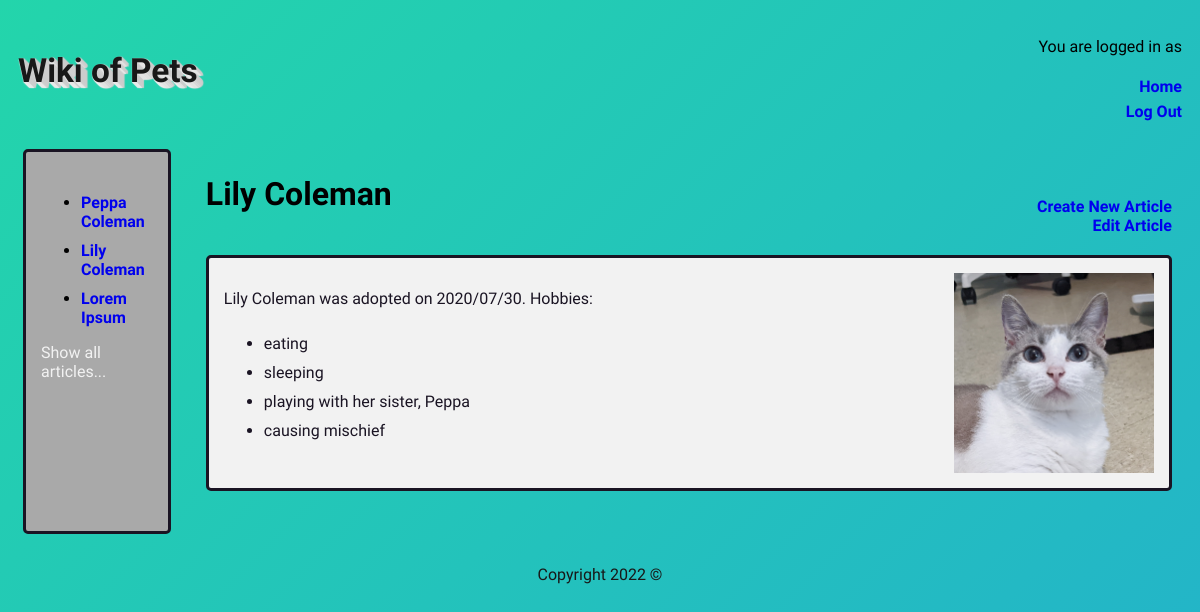
Page /wiki.php?shortTitle=LilyColeman (signed in) on the committed database.
### tables this page shows
CREATE TABLE `article` (
  `article_id` int(11) NOT NULL,
  `article_short_title` varchar(32) NOT NULL,
  `article_title` varchar(32) NOT NULL,
  `article_body` text NOT NULL,
  `article_photo` varchar(64) DEFAULT NULL,
  `article_birthdate` date DEFAULT NULL
);

### database.php (called while the page is built, shortened)
<?php
$HOST = "localhost";
$USERNAME = "INFX371";
$PASSWORD = "P*ssword";
$DB_NAME = "wiki";
$conn = new mysqli($HOST, $USERNAME, $PASSWORD, $DB_NAME);
$stmt = $conn->query("SELECT * FROM article");
$stmtTwo = $conn->query("SELECT * FROM `article`ORDER BY `article_id`DESC LIMIT 5;");
$topArticle = $stmtTwo->fetch_all();
?>

### wiki.php (the view, shortened to what this page needs)
<?php
include "database.php";
?>
<!DOCTYPE html lang="en">
<?php include "header.php" ?>
<div class="bigcontainer">
<div class="container">
<div class="sideBar">
  <ul>
  <?php
   foreach ($topArticle as $row){
    echo "<li><a href=wiki.php?shortTitle=$row[1] title='$row[2]'>$row[2]</li></a>";
  }
  ?>
  </ul>
  <a  href="showall.php">Show all articles...</a>
</div>
<div class="articleDivs">
  <?php
      $shortTitle = $_GET["shortTitle"];
      $articleQuery = "SELECT * FROM article WHERE article_short_title = '$shortTitle';";
      $stmt = $conn->query($articleQuery);
      $article = $stmt->fetch_row();
      ?>
      <div class="articletitle">
          <?php echo "<h1>" . $article[2] . "</h1>"; ?>
          <div class="addCreateLinks">
            <a href="update.php?shortTitle=<?=$article[1]?>">Edit Article</a>
            <a href="add.php">Create New Article</a>
          </div>
        </div>
        <div class="square">
          <?php
            echo (isset($article[4]))? "<div><img src=".$article[4] ."></div>" : "";
          ?>
          <?php echo "<p>" . $article[3] . "</p>"; ?>
        </div>
      </div>
  </div>
</div>
<?php include "footer.php";?>
</body>
</html>

### style.css (style rules this page uses)
body { background: linear-gradient(-45deg, #ee7752, #e73c7e, #23a6d5, #23d5ab); background-size: 400% 400%; animation: gradient 15s ease infinite; height: 100vh; font-family: 'Sarabun', sans-serif; display: flex; flex: 1; flex-direction: column; }
.addCreateLinks { display: flex; align-self: flex-end; flex-direction: column-reverse; align-items: end; }
.sideBar { background-color: darkgray; text-align: left; border-radius: 5px; border-style: solid; border-color: #1A1423; display: flex; flex-basis: 10%; margin: 15px; padding: 15px; flex-direction: column; }
.sideBar > a { font-weight: normal; color: #f2f2f2; }
.square { background-color: #f2f2f2; border-radius: 5px; border-style: solid; border-color: #1A1423; color: #1A1423; padding: 15px; margin: 20; }
.articleTitle { display: flex; justify-content: space-between; margin: 20; margin-bottom: 0; }
.articleDivs { display: flex; flex-direction: column; flex-basis: 90%; }
.container { display: flex; flex: 1; flex-direction: row; }
ul li { padding-top: 10px; }
a { font-weight: bold; }
a:link, a:visited { text-decoration: none; }
.bigcontainer { display: flex; flex: 1; }
img { float: right; width: 200px; height: 200px; object-fit: cover; }
h1 { text-align: center; }

### rows in the picture
article: article_title "Peppa Coleman"
article: article_title "Lily Coleman", article_photo (picture), article_body "Lily Coleman was adopted on 2020/07/30. Hobbies: eating sleeping playing with her sister, Peppa causing mischief"
article: article_title "Lorem Ipsum"
